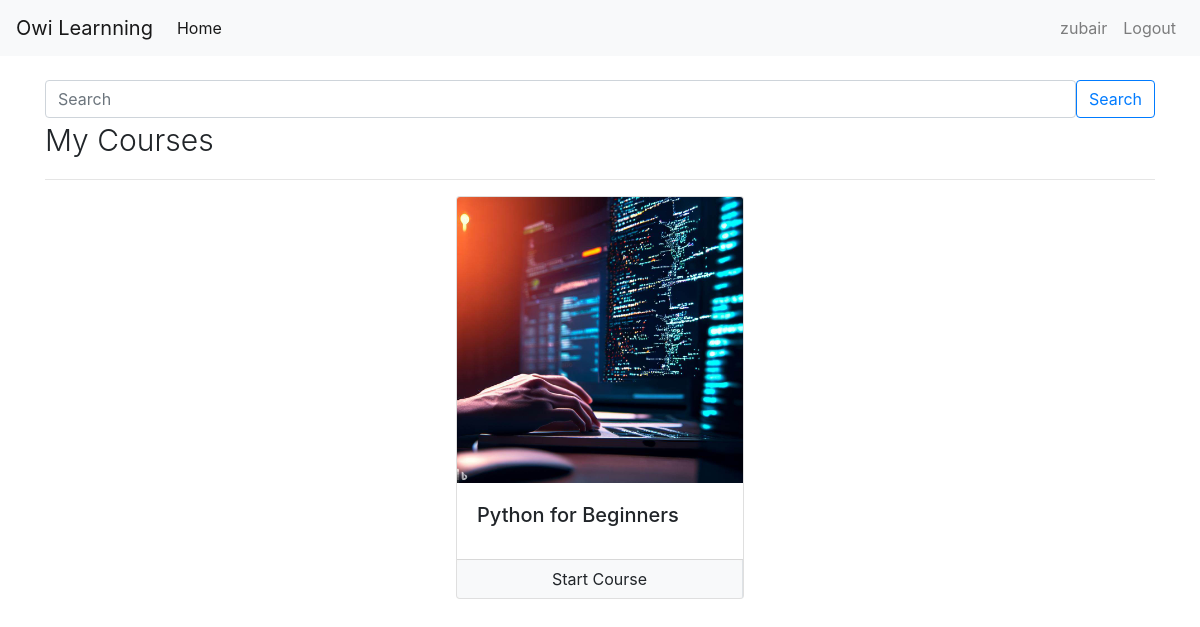
The app's page /my-courses (signed in) with its own data.
### account/models.py (models this page shows)
class User(AbstractUser):
    is_admin= models.BooleanField('Is admin', default=False)
    is_customer = models.BooleanField('Is customer', default=False)
    is_employee = models.BooleanField('Is employee', default=False)

### courses/models/user_course.py (models this page shows, shortened)
class UserCourse(models.Model):
    user = models.ForeignKey(User , null = False , on_delete=models.CASCADE)
    course = models.ForeignKey(Course , null = False , on_delete=models.CASCADE)
    date = models.DateTimeField(auto_now_add=True)

### courses/models/course.py (models this page shows, shortened)
class Course(models.Model):
    name = models.CharField(max_length = 50 , null = False)
    slug = models.CharField(max_length = 50 , null = False , unique = True)
    description = models.CharField(max_length = 200 , null = True)
    price = models.IntegerField(null=False)
    discount = models.IntegerField(null=False , default = 0)
    active = models.BooleanField(default = False)
    thumbnail = models.ImageField(upload_to = "files/thumbnail")
    date = models.DateTimeField(auto_now_add= True)
    resource = models.FileField(upload_to = "files/resource")
    length = models.IntegerField(null=False)

### courses/views/courses.py (the view)
# urls.py: path('my-courses', MyCoursesList.as_view() , name = 'my-courses'),
@method_decorator(login_required(login_url='login') , name='dispatch')
class MyCoursesList(ListView):
    template_name = 'courses/my_courses.html'
    context_object_name = 'user_courses'
    def get_queryset(self):
        return UserCourse.objects.filter(user = self.request.user)

### courses/templates/courses/my_courses.html (shortened to what this page needs)
{% extends 'courses/base.html' %}
{% load course_custom_tags %}
{%block content%}
<div class="container">
   <p class="display-6">My Courses </p>
   <hr>
   <div class="row">
      {% for uc in user_courses %}
      <div class="col mx-auto">
          <div class="card mx-auto" style="width: 18rem;">
              <img class="card-img-top" src="{{uc.course.thumbnail.url}}" alt="Card image cap">
              <div class="card-body">
                  <h5 class="card-title">{{uc.course.name}}</h5>
              </div>
              <div class="card-footer p-0">
                  <div class="row no-gutters">
                      <div class="col border-right">
                          <a href="/course/{{uc.course.slug}}" class="btn btn-light btn-block">Start Course</a>
                      </div>
                  </div>
              </div>
          </div>
      </div>
      {% endfor %}
  </div>
</div>
{%endblock%}

### courses/templates/courses/base.html (shortened to what this page needs)
<!doctype html>
{% load static %}
<html lang="en">
  <head>
    <link rel="stylesheet" href="https://maxcdn.bootstrapcdn.com/bootstrap/4.0.0/css/bootstrap.min.css">
    <link rel="stylesheet" href="{% static 'courses/css/common.css'%}">
  </head>
  <body>
    <nav class="navbar navbar-expand-lg navbar-light bg-light">
        <a class="navbar-brand" href="/">Owi Learnning</a>
        <div class="collapse navbar-collapse" id="navbarNav">
            <ul class="navbar-nav mr-auto">
                <li class="nav-item active">
                  <a class="nav-link" href="/">Home <span class="sr-only">(current)</span></a>
                </li>
              </ul>
            <ul class="navbar-nav ml-auto">
              {% if request.user.is_authenticated %}
              <li class="nav-item">
                <a class="nav-link" href="/my-courses">{{user.username}}</a>
              </li>
              <li class="nav-item">
                <a class="nav-link" href="/logout">Logout</a>
              </li>
            {% endif %}
          </ul>
        </div>
      </nav>
  <div class="container mt-4">
    <form class="d-flex">
      <input class="form-control me-2" type="search"name='query' placeholder="Search" aria-label="Search">
      <button class="btn btn-outline-primary" type="submit">Search</button>
    </form>
  </div>
    {% block content %}
    {% endblock %}
  </body>
</html>

### courses/static/courses/css/common.css (style rules this page uses)
.display-6 { font-size: 30px; font-weight: 300; }

### records on screen
User: username "zubair"
UserCourse: course.thumbnail (picture), course.name "Python for Beginners"
